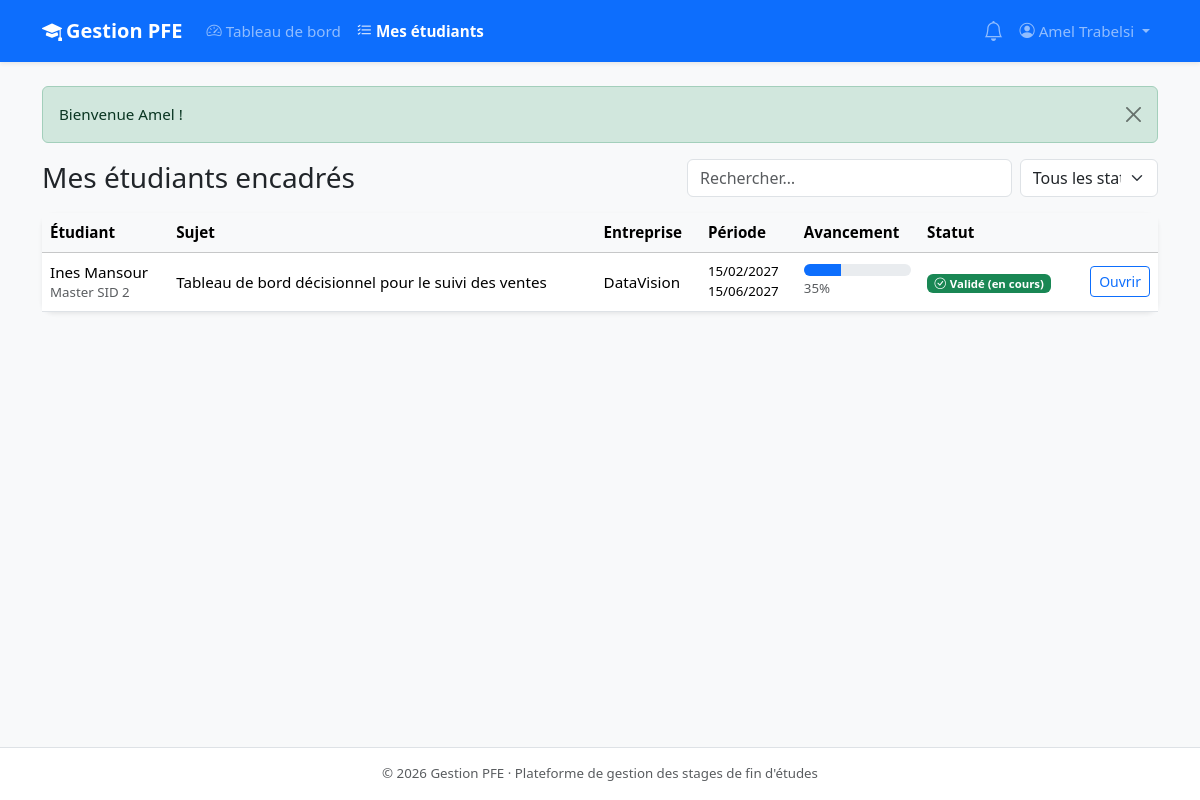
Screenshot of /encadrant/stages.php (signed in) with the database file from the repository.
### tables this page shows
CREATE TABLE stages (
    id                       INT UNSIGNED AUTO_INCREMENT PRIMARY KEY,
    etudiant_id              INT UNSIGNED NOT NULL,
    encadrant_id             INT UNSIGNED NULL,
    entreprise_id            INT UNSIGNED NULL,
    sujet                    VARCHAR(255) NOT NULL,
    description              TEXT         NULL,
    technologies             VARCHAR(255) NULL,
    encadrant_entreprise     VARCHAR(150) NULL,
    encadrant_entreprise_email VARCHAR(150) NULL,
    date_debut               DATE         NOT NULL,
    date_fin                 DATE         NOT NULL,
    statut                   ENUM('brouillon','soumis','a_corriger','valide_encadrant','valide','refuse','termine')
                             NOT NULL DEFAULT 'brouillon',
    avancement               TINYINT UNSIGNED NOT NULL DEFAULT 0,    
    fichier_convention       VARCHAR(255) NULL,
    fichier_rapport          VARCHAR(255) NULL,
    note_finale              DECIMAL(4,2) NULL,
    annee_universitaire      VARCHAR(9)   NOT NULL,                  
    created_at               DATETIME     NOT NULL DEFAULT CURRENT_TIMESTAMP,
    updated_at               DATETIME     NOT NULL DEFAULT CURRENT_TIMESTAMP ON UPDATE CURRENT_TIMESTAMP,
    CONSTRAINT fk_stage_etudiant   FOREIGN KEY (etudiant_id)   REFERENCES utilisateurs(id) ON DELETE CASCADE,
    CONSTRAINT fk_stage_encadrant  FOREIGN KEY (encadrant_id)  REFERENCES utilisateurs(id) ON DELETE SET NULL,
    CONSTRAINT fk_stage_entreprise FOREIGN KEY (entreprise_id) REFERENCES entreprises(id)  ON DELETE SET NULL,
    INDEX idx_stage_statut (statut)
);

CREATE TABLE utilisateurs (
    id            INT UNSIGNED AUTO_INCREMENT PRIMARY KEY,
    nom           VARCHAR(100) NOT NULL,
    prenom        VARCHAR(100) NOT NULL,
    email         VARCHAR(150) NOT NULL UNIQUE,
    mot_de_passe  VARCHAR(255) NOT NULL,
    role          ENUM('etudiant','encadrant','admin') NOT NULL DEFAULT 'etudiant',
    telephone     VARCHAR(30)  NULL,
    filiere       VARCHAR(100) NULL,       
    departement   VARCHAR(100) NULL,       
    actif         TINYINT(1)   NOT NULL DEFAULT 1,
    created_at    DATETIME     NOT NULL DEFAULT CURRENT_TIMESTAMP
);

CREATE TABLE entreprises (
    id          INT UNSIGNED AUTO_INCREMENT PRIMARY KEY,
    nom         VARCHAR(150) NOT NULL,
    adresse     VARCHAR(255) NULL,
    ville       VARCHAR(100) NULL,
    telephone   VARCHAR(30)  NULL,
    email       VARCHAR(150) NULL,
    created_at  DATETIME     NOT NULL DEFAULT CURRENT_TIMESTAMP
);

### config/database.php (called while the page is built, shortened)
<?php
function db(): PDO
{
    static $pdo = null;
    if ($pdo === null) {
        $dsn = 'mysql:host=' . DB_HOST . ';port=' . DB_PORT . ';dbname=' . DB_NAME . ';charset=utf8mb4';
        try {
            $pdo = new PDO($dsn, DB_USER, DB_PASS, [
                PDO::ATTR_ERRMODE            => PDO::ERRMODE_EXCEPTION,
                PDO::ATTR_DEFAULT_FETCH_MODE => PDO::FETCH_ASSOC,
                PDO::ATTR_EMULATE_PREPARES   => false,
            ]);
        } catch (PDOException $e) {
            http_response_code(500);
            die('<div style="font-family:sans-serif;padding:2rem">'
                . '<h3>Connexion à la base de données impossible</h3>'
                . '<p>Vérifiez que MySQL est démarré dans Laragon et que la base <b>' . DB_NAME
                . '</b> a été importée depuis <code>database/gestion_pfe.sql</code>.</p>'
                . '<small>' . htmlspecialchars($e->getMessage()) . '</small></div>');
        }
    }
    return $pdo;
}

### encadrant/stages.php (the view, shortened to what this page needs)
<?php
require_once __DIR__ . '/../includes/functions.php';
$user = require_role('encadrant');
$sql = 'SELECT s.id, s.sujet, s.statut, s.avancement, s.date_debut, s.date_fin, u.nom, u.prenom, u.filiere, ent.nom AS entreprise_nom
        FROM stages s
        JOIN utilisateurs u ON u.id = s.etudiant_id
        LEFT JOIN entreprises ent ON ent.id = s.entreprise_id
        WHERE s.encadrant_id = ?';
$params = [$user['id']];
$stmt = db()->prepare($sql . ' ORDER BY s.updated_at DESC');
$stmt->execute($params);
$stages = $stmt->fetchAll();
require __DIR__ . '/../includes/header.php';
?>
<div class="d-flex flex-wrap justify-content-between align-items-center gap-2 mb-3">
    <h1 class="h3 mb-0">Mes étudiants encadrés</h1>
    <div class="d-flex gap-2">
        <input type="search" class="form-control" placeholder="Rechercher…" data-table-filter="#tableStages">
        <form method="get">
            <select name="statut" class="form-select" onchange="this.form.submit()">
                <option value="">Tous les statuts</option>
            </select>
        </form>
    </div>
</div>
<div class="card shadow-sm border-0">
    <div class="table-responsive">
        <table class="table table-hover mb-0" id="tableStages">
            <thead class="table-light">
                <tr><th>Étudiant</th><th>Sujet</th><th>Entreprise</th><th>Période</th><th>Avancement</th><th>Statut</th><th></th></tr>
            </thead>
            <tbody>
            <?php foreach ($stages as $s): ?>
                <tr>
                    <td><?= e($s['prenom'] . ' ' . $s['nom']) ?><div class="small text-muted"><?= e($s['filiere']) ?></div></td>
                    <td><?= e($s['sujet']) ?></td>
                    <td><?= e($s['entreprise_nom'] ?? '—') ?></td>
                    <td class="small"><?= format_date($s['date_debut']) ?><br><?= format_date($s['date_fin']) ?></td>
                    <td style="min-width:110px">
                        <div class="progress" style="height:.75rem"><div class="progress-bar" style="width: <?= (int) $s['avancement'] ?>%"></div></div>
                        <small class="text-muted"><?= (int) $s['avancement'] ?>%</small>
                    </td>
                    <td><?= statut_badge($s['statut']) ?></td>
                    <td class="text-end"><a class="btn btn-sm btn-outline-primary" href="<?= url('encadrant/stage.php?id=' . $s['id']) ?>">Ouvrir</a></td>
                </tr>
            <?php endforeach; ?>
            </tbody>
        </table>
    </div>
</div>
<?php require __DIR__ . '/../includes/footer.php'; ?>

### includes/functions.php (shortened to what this page needs)
<?php
require_once __DIR__ . '/../config/database.php';
function e($value): string
{
    return htmlspecialchars((string) ($value ?? ''), ENT_QUOTES, 'UTF-8');
}
function url(string $path = ''): string
{
    return BASE_URL . '/' . ltrim($path, '/');
}
function format_date(?string $date, bool $withTime = false): string
{
    return date($withTime ? 'd/m/Y H:i' : 'd/m/Y', strtotime($date));
}
function statuts(): array
{
    return [
        'brouillon'        => ['label' => 'Brouillon',           'color' => 'secondary', 'icon' => 'pencil'],
        'soumis'           => ['label' => 'Soumis',              'color' => 'info',      'icon' => 'send'],
        'a_corriger'       => ['label' => 'À corriger',          'color' => 'warning',   'icon' => 'exclamation-triangle'],
        'valide_encadrant' => ['label' => 'Validé par encadrant','color' => 'primary',   'icon' => 'person-check'],
        'valide'           => ['label' => 'Validé (en cours)',   'color' => 'success',   'icon' => 'check-circle'],
        'refuse'           => ['label' => 'Refusé',              'color' => 'danger',    'icon' => 'x-circle'],
        'termine'          => ['label' => 'Terminé',             'color' => 'dark',      'icon' => 'flag'],
    ];
}
function statut_badge(string $statut): string
{
    $s = statuts()[$statut] ?? ['label' => $statut, 'color' => 'secondary', 'icon' => 'question'];
    return '<span class="badge text-bg-' . $s['color'] . '"><i class="bi bi-' . $s['icon'] . ' me-1"></i>'
        . e($s['label']) . '</span>';
}

### assets/css/style.css (style rules this page uses)
body { font-size: .95rem; }
.card { border-radius: .75rem; }
.table > :not(caption) > * > * { vertical-align: middle; }

### rows the page displays
stages: etudiant.nom "Ines Mansour", etudiant.filiere "Master SID 2", sujet "Tableau de bord décisionnel pour le suivi des ventes", entreprise.nom "DataVision", date_debut "15/02/2027", date_fin "15/06/2027", avancement "35", statut "Validé (en cours)"

### other values shown
APP_NAME "Gestion PFE"
$label "Tableau de bord"
$label "Mes étudiants"
$user['prenom'] . ' ' . $user['nom'] "Amel Trabelsi"
$f['message'] "Bienvenue Amel !"
